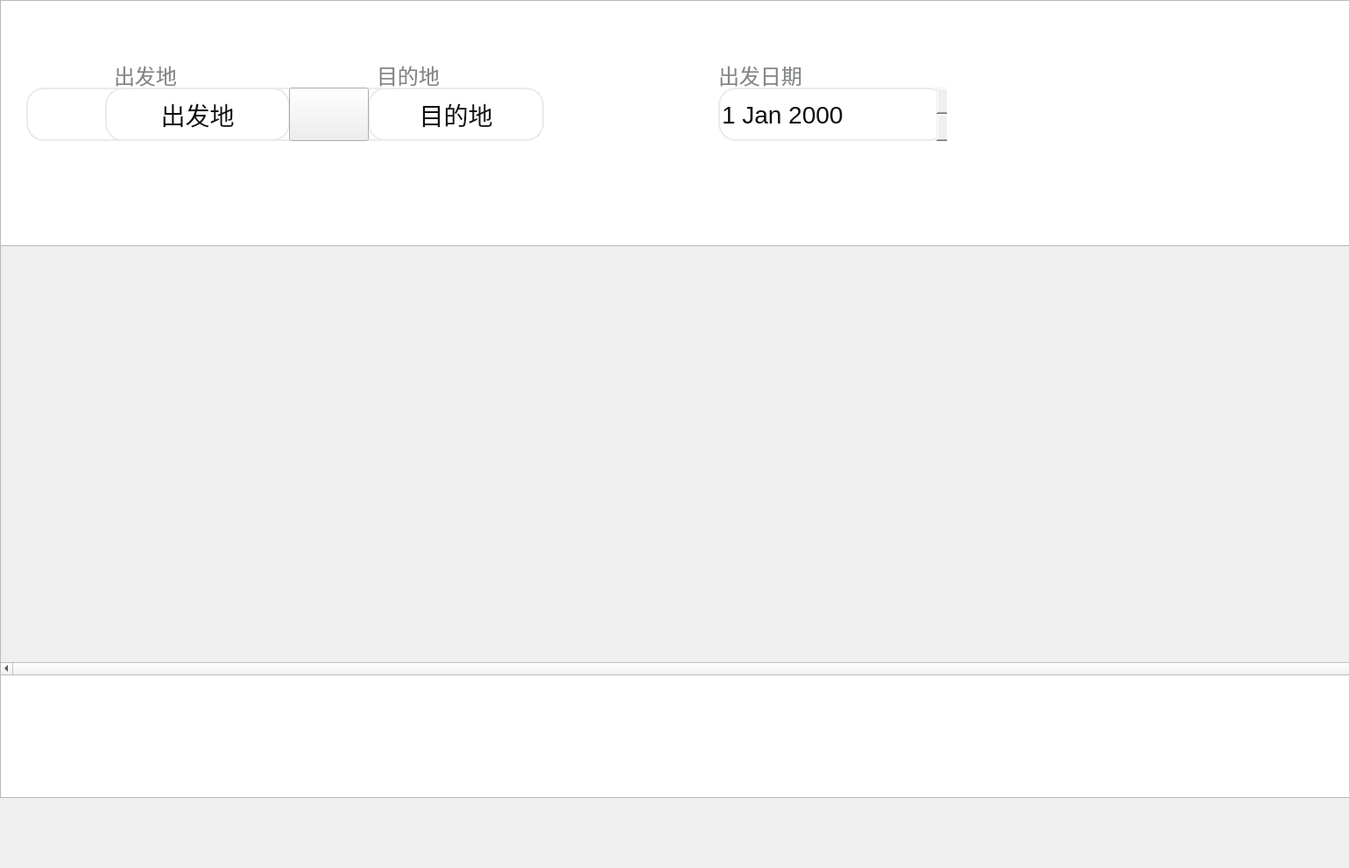
<?xml version="1.0" encoding="UTF-8"?>
<ui version="4.0">
 <class>chooseAir</class>
 <widget class="QWidget" name="chooseAir">
  <property name="geometry">
   <rect>
    <x>0</x>
    <y>0</y>
    <width>1540</width>
    <height>991</height>
   </rect>
  </property>
  <property name="windowTitle">
   <string>Dialog</string>
  </property>
  <widget class="QLabel" name="label_2">
   <property name="geometry">
    <rect>
     <x>820</x>
     <y>70</y>
     <width>101</width>
     <height>31</height>
    </rect>
   </property>
   <property name="styleSheet">
    <string notr="true">QLabel {
    font-family: &quot;Microsoft YaHei&quot;;
    font-size: 24px;
    color:#828587;
	background-color: transparent;

}</string>
   </property>
   <property name="text">
    <string>出发日期</string>
   </property>
  </widget>
  <widget class="QLabel" name="label_3">
   <property name="geometry">
    <rect>
     <x>130</x>
     <y>70</y>
     <width>91</width>
     <height>31</height>
    </rect>
   </property>
   <property name="styleSheet">
    <string notr="true">QLabel {
    font-family: &quot;Microsoft YaHei&quot;;
    font-size: 24px;
    color:#828587;
	background-color: transparent;

}</string>
   </property>
   <property name="text">
    <string>出发地</string>
   </property>
  </widget>
  <widget class="QLabel" name="label_5">
   <property name="geometry">
    <rect>
     <x>430</x>
     <y>70</y>
     <width>91</width>
     <height>31</height>
    </rect>
   </property>
   <property name="styleSheet">
    <string notr="true">QLabel {
    font-family: &quot;Microsoft YaHei&quot;;
    font-size: 24px;
    color:#828587;
	background-color: transparent;

}</string>
   </property>
   <property name="text">
    <string>目的地</string>
   </property>
  </widget>
  <widget class="QToolButton" name="arrivalbutton">
   <property name="geometry">
    <rect>
     <x>420</x>
     <y>100</y>
     <width>201</width>
     <height>61</height>
    </rect>
   </property>
   <property name="styleSheet">
    <string notr="true">
QToolButton {
    font-family: &quot;Microsoft YaHei&quot;;
    font-size: 28px;
    color: #101011;
	background-color: #FFFFFF;
	border-radius: 20px;
	border: 2px solid #EAEBEB;  /* 设置边框宽度为 2px，颜色为浅灰色 */
	box-shadow: 0 2px 5px rgba(0, 0, 0, 0.1);  /* 设置边框阴影效果 */

}
QToolButton:hover {
background-color:#CADDF9;
}

</string>
   </property>
   <property name="text">
    <string>目的地</string>
   </property>
  </widget>
  <widget class="QListView" name="listView_2">
   <property name="geometry">
    <rect>
     <x>30</x>
     <y>100</y>
     <width>501</width>
     <height>61</height>
    </rect>
   </property>
   <property name="styleSheet">
    <string notr="true">QListView#listView_2{
	background-color: transparent;
	border-radius: 20px;
	border: 2px solid #EAEBEB;
	box-shadow: 0 2px 5px rgba(0, 0, 0, 0.1);  /* 设置边框阴影效果 */
}</string>
   </property>
  </widget>
  <widget class="QDateEdit" name="dateEdit">
   <property name="geometry">
    <rect>
     <x>820</x>
     <y>100</y>
     <width>261</width>
     <height>61</height>
    </rect>
   </property>
   <property name="styleSheet">
    <string notr="true">QDateEdit {
    font-family: &quot;Microsoft YaHei&quot;;   /* 字体样式 */
    font-size: 28px;                 /* 字体大小 */
    color: #101011;                  /* 字体颜色 */
    border-radius: 20px;             /* 设置圆角半径 */
    border: 2px solid #EAEBEB;       /* 设置边框宽度为 2px，颜色为浅灰色 */
    box-shadow: 0 2px 5px rgba(0, 0, 0, 0.1);  /* 设置边框阴影效果 */
}
QDateEdit:hover {
    background-color: #E2E4E5;       /* 鼠标悬停时背景颜色 */
}</string>
   </property>
   <property name="frame">
    <bool>false</bool>
   </property>
  </widget>
  <widget class="QToolButton" name="departbutton">
   <property name="geometry">
    <rect>
     <x>120</x>
     <y>100</y>
     <width>211</width>
     <height>61</height>
    </rect>
   </property>
   <property name="styleSheet">
    <string notr="true">
QToolButton {
    font-family: &quot;Microsoft YaHei&quot;;
    font-size: 28px;
    color: #101011;
	background-color: #FFFFFF;
	border-radius: 20px;
	border: 2px solid #EAEBEB;  /* 设置边框宽度为 2px，颜色为浅灰色 */
	box-shadow: 0 2px 5px rgba(0, 0, 0, 0.1);  /* 设置边框阴影效果 */

}
QToolButton:hover {
background-color:#CADDF9;
}

</string>
   </property>
   <property name="text">
    <string>出发地</string>
   </property>
  </widget>
  <widget class="QPushButton" name="pushButton">
   <property name="geometry">
    <rect>
     <x>330</x>
     <y>100</y>
     <width>91</width>
     <height>61</height>
    </rect>
   </property>
   <property name="styleSheet">
    <string notr="true">QPushButton {
    border-image: url(:/new/prefix1/images/row.jpg);
}

QPushButton:hover {
    border: 2px solid #CADDF9; /* 设置鼠标悬停时的边框颜色 */
    background-color: transparent; /* 鼠标悬停时，取消背景颜色 */
}</string>
   </property>
   <property name="text">
    <string/>
   </property>
  </widget>
  <widget class="QPushButton" name="sousuo">
   <property name="geometry">
    <rect>
     <x>1300</x>
     <y>100</y>
     <width>161</width>
     <height>51</height>
    </rect>
   </property>
   <property name="styleSheet">
    <string notr="true">QPushButton {
    font-family: &quot;Microsoft YaHei&quot;;
    font-size: 28px;
    color: white;
    background: qlineargradient(x1:0, y1:0, x2:1, y2:0,
                  stop:0 #FDC245, stop:1 #FB9E23);
border-radius: 20px;

}
QPushButton:hover {
background-color:#FAC85C;
}</string>
   </property>
   <property name="text">
    <string>查询</string>
   </property>
  </widget>
  <widget class="QListView" name="listView">
   <property name="geometry">
    <rect>
     <x>0</x>
     <y>0</y>
     <width>1910</width>
     <height>911</height>
    </rect>
   </property>
   <property name="styleSheet">
    <string notr="true">
QListView{
    /*border-image: url(:/new/prefix1/images/clouds.jpg);*/
 	border-image: url(:/new/prefix1/images/flyer_login.jpg);
}
</string>
   </property>
  </widget>
  <widget class="QScrollArea" name="scrollArea">
   <property name="geometry">
    <rect>
     <x>0</x>
     <y>280</y>
     <width>1910</width>
     <height>491</height>
    </rect>
   </property>
   <property name="verticalScrollBarPolicy">
    <enum>Qt::ScrollBarAsNeeded</enum>
   </property>
   <property name="horizontalScrollBarPolicy">
    <enum>Qt::ScrollBarAlwaysOn</enum>
   </property>
   <property name="sizeAdjustPolicy">
    <enum>QAbstractScrollArea::AdjustToContentsOnFirstShow</enum>
   </property>
   <property name="widgetResizable">
    <bool>true</bool>
   </property>
   <widget class="QWidget" name="scrollAreaWidgetContents">
    <property name="geometry">
     <rect>
      <x>0</x>
      <y>0</y>
      <width>1908</width>
      <height>468</height>
     </rect>
    </property>
    <layout class="QHBoxLayout" name="horizontalLayout">
     <item>
      <widget class="QWidget" name="widget" native="true">
       <property name="sizePolicy">
        <sizepolicy hsizetype="Expanding" vsizetype="Expanding">
         <horstretch>0</horstretch>
         <verstretch>0</verstretch>
        </sizepolicy>
       </property>
      </widget>
     </item>
    </layout>
   </widget>
  </widget>
  <zorder>listView</zorder>
  <zorder>label_2</zorder>
  <zorder>label_3</zorder>
  <zorder>label_5</zorder>
  <zorder>dateEdit</zorder>
  <zorder>listView_2</zorder>
  <zorder>departbutton</zorder>
  <zorder>arrivalbutton</zorder>
  <zorder>pushButton</zorder>
  <zorder>sousuo</zorder>
  <zorder>scrollArea</zorder>
 </widget>
 <resources/>
 <connections/>
</ui>
